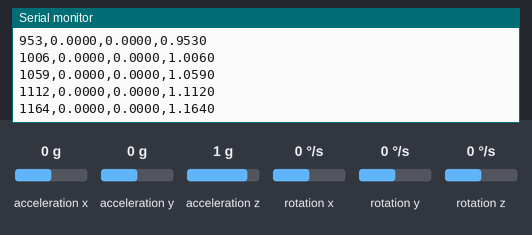
Recording of a sketch running on a simulated Arduino Nano 33 BLE. Shown: the last lines printed to the serial monitor. The test bench sets the inputs (shaded band); at power-on: acceleration x 0 g, acceleration y 0 g, acceleration z 1 g, rotation x 0 °/s, rotation y 0 °/s, rotation z 0 °/s.

Above: at 1.2 s.
1.3 s: acceleration x set to -1.4 g
At 1.34 s:
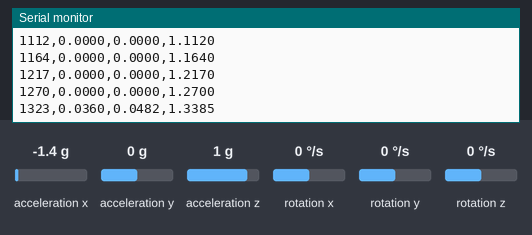
2.8 s: acceleration y set to -1.4 g
At 2.81 s:
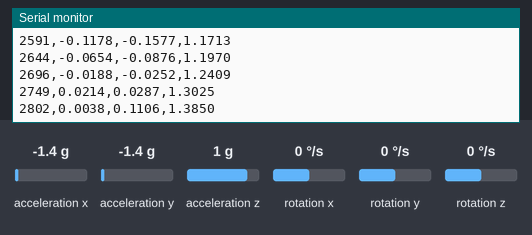
4.3 s: acceleration z set to -1.4 g
At 4.35 s:
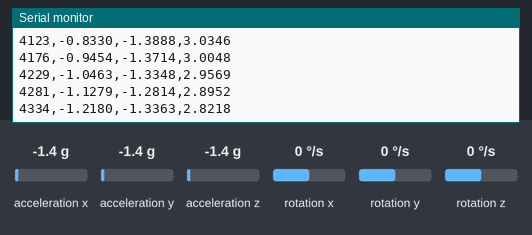
5.8 s: rotation x set to -192 °/s
At 5.83 s:
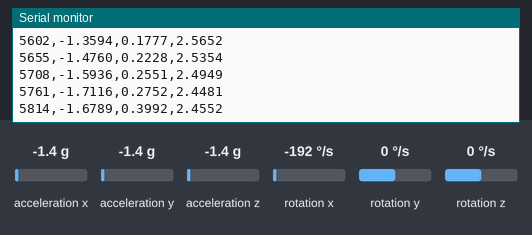
7.3 s: rotation y set to -192 °/s
At 7.31 s:
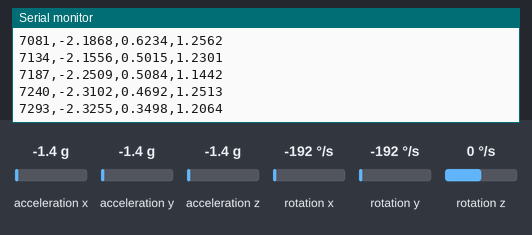
Timing chart, 0 to 9.8 s (numbered marks = the images above; inputs shaded):
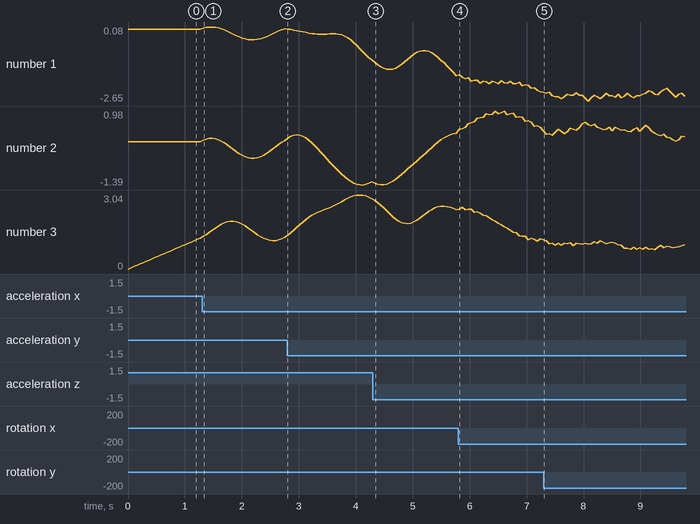

The sketch:

Velocity.ino
```cpp
#include <Arduino_BMI270_BMM150.h> // IMU library for the BMI270/BMM150 sensor
#include <MadgwickAHRS.h>          // Sensor fusion library for orientation correction

Madgwick filter;                // Sensor fusion filter
float velocity[3] = {0, 0, 0};  // Velocity in X, Y, Z
float accelBias[3] = {0, 0, 0}; // Acceleration bias correction (can be tuned)
unsigned long prevTime = 0;     // Previous timestamp for time delta calculation

void setup() {
  Serial.begin(115200); // Start serial communication
  while (!Serial);

  // Initialize the IMU
  if (!IMU.begin()) {
    Serial.println("Failed to initialize IMU!");
    while (1);
  }

  // Initialize the Madgwick filter for sensor fusion
  filter.begin(50); // Sampling frequency in Hz (adjust based on your application)

  prevTime = millis(); // Initialize the timestamp

  // Print CSV header to Serial
  Serial.println("Timestamp,VelocityX,VelocityY,VelocityZ");
}

void loop() {
  // Check if IMU data is available
  if (IMU.accelerationAvailable() && IMU.gyroscopeAvailable()) {
    // Read acceleration and gyroscope data
    float ax, ay, az, gx, gy, gz;
    IMU.readAcceleration(ax, ay, az);
    IMU.readGyroscope(gx, gy, gz);

    // Correct orientation using the Madgwick filter
    unsigned long currTime = millis();
    float dt = (currTime - prevTime) / 1000.0; // Convert milliseconds to seconds
    prevTime = currTime;

    // Update the filter with gyroscope and accelerometer data
    filter.updateIMU(gx, gy, gz, ax, ay, az);
    float roll = filter.getRoll();
    float pitch = filter.getPitch();
    float yaw = filter.getYaw();

    // Align acceleration to the global frame
    float accelGlobal[3];
    alignAccelerationToGlobal(ax, ay, az, roll, pitch, yaw, accelGlobal);

    // Remove acceleration bias (if any)
    accelGlobal[0] -= accelBias[0];
    accelGlobal[1] -= accelBias[1];
    accelGlobal[2] -= accelBias[2];

    // Integrate acceleration to compute velocity
    velocity[0] += accelGlobal[0] * dt;
    velocity[1] += accelGlobal[1] * dt;
    velocity[2] += accelGlobal[2] * dt;

    // Output the timestamp and velocity data in CSV format
    Serial.print(currTime);             // Timestamp in milliseconds
    Serial.print(",");
    Serial.print(velocity[0], 4);       // Velocity X with 4 decimal places
    Serial.print(",");
    Serial.print(velocity[1], 4);       // Velocity Y
    Serial.print(",");
    Serial.println(velocity[2], 4);     // Velocity Z

    delay(50); // Adjust to match your desired sampling rate (e.g., 50Hz)
  }
}

// Function to align acceleration to the global frame
void alignAccelerationToGlobal(float ax, float ay, float az, float roll, float pitch, float yaw, float* accelGlobal) {
  // Compute rotation matrix from roll, pitch, yaw
  float cosR = cos(roll), sinR = sin(roll);
  float cosP = cos(pitch), sinP = sin(pitch);
  float cosY = cos(yaw), sinY = sin(yaw);

  float R[3][3] = {
    {cosP * cosY, cosY * sinP * sinR - sinY * cosR, cosY * sinP * cosR + sinY * sinR},
    {cosP * sinY, sinY * sinP * sinR + cosY * cosR, sinY * sinP * cosR - cosY * sinR},
    {-sinP, cosP * sinR, cosP * cosR}
  };

  // Rotate acceleration into the global frame
  accelGlobal[0] = R[0][0] * ax + R[0][1] * ay + R[0][2] * az;
  accelGlobal[1] = R[1][0] * ax + R[1][1] * ay + R[1][2] * az;
  accelGlobal[2] = R[2][0] * ax + R[2][1] * ay + R[2][2] * az;
}
```

Measured:
- after the input at 1.3 s, the serial monitor: prints a new line at once (image 1)
- plotted number 1: 0 → 0.02 after the input at 1.3 s
- plotted number 2: 0 → 0.03 after the input at 1.3 s
- plotted number 3: 1.27 → 1.3 after the input at 1.3 s
